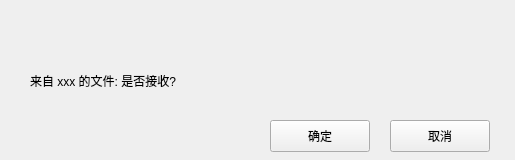
<?xml version="1.0" encoding="UTF-8"?>
<ui version="4.0">
 <class>ReceiveFile</class>
 <widget class="QWidget" name="ReceiveFile">
  <property name="geometry">
   <rect>
    <x>0</x>
    <y>0</y>
    <width>515</width>
    <height>160</height>
   </rect>
  </property>
  <property name="sizePolicy">
   <sizepolicy hsizetype="Fixed" vsizetype="Fixed">
    <horstretch>0</horstretch>
    <verstretch>0</verstretch>
   </sizepolicy>
  </property>
  <property name="minimumSize">
   <size>
    <width>515</width>
    <height>160</height>
   </size>
  </property>
  <property name="maximumSize">
   <size>
    <width>515</width>
    <height>160</height>
   </size>
  </property>
  <property name="windowTitle">
   <string>Form</string>
  </property>
  <widget class="QWidget" name="titleWidget" native="true">
   <property name="geometry">
    <rect>
     <x>0</x>
     <y>0</y>
     <width>515</width>
     <height>50</height>
    </rect>
   </property>
   <property name="titleskin" stdset="0">
    <bool>true</bool>
   </property>
  </widget>
  <widget class="QWidget" name="bodyWidget" native="true">
   <property name="geometry">
    <rect>
     <x>0</x>
     <y>50</y>
     <width>515</width>
     <height>110</height>
    </rect>
   </property>
   <property name="bottomskin" stdset="0">
    <bool>true</bool>
   </property>
   <widget class="QLabel" name="label">
    <property name="geometry">
     <rect>
      <x>30</x>
      <y>20</y>
      <width>411</width>
      <height>21</height>
     </rect>
    </property>
    <property name="text">
     <string>来自 xxx 的文件: 是否接收?</string>
    </property>
   </widget>
   <widget class="QPushButton" name="okBtn">
    <property name="geometry">
     <rect>
      <x>270</x>
      <y>70</y>
      <width>100</width>
      <height>32</height>
     </rect>
    </property>
    <property name="text">
     <string>确定</string>
    </property>
   </widget>
   <widget class="QPushButton" name="cancelBtn">
    <property name="geometry">
     <rect>
      <x>390</x>
      <y>70</y>
      <width>100</width>
      <height>32</height>
     </rect>
    </property>
    <property name="text">
     <string>取消</string>
    </property>
   </widget>
  </widget>
 </widget>
 <resources/>
 <connections/>
</ui>
